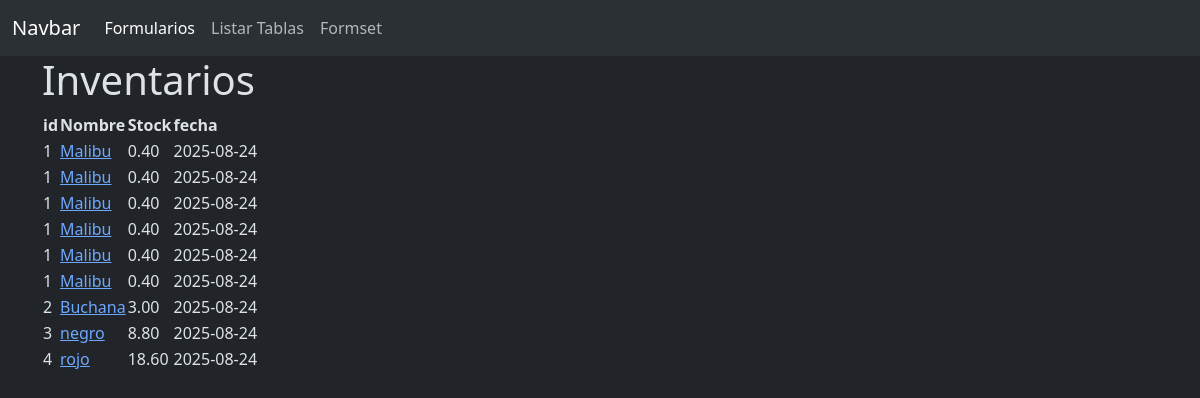
/Inventory/, run on an earlier commit of the app's database.
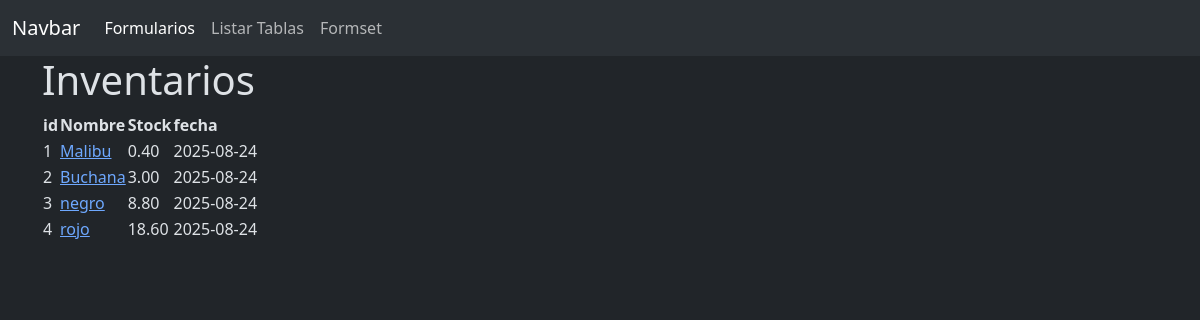
And on a later commit of the database.
### Inventory/models.py (models this page shows, shortened)
class InventoryProducto(models.Model):
    producto = models.ForeignKey(
        Producto, on_delete=models.RESTRICT, related_name='inventarios')
    inventario = models.ForeignKey(
        Inventory,
        on_delete=models.RESTRICT,
        related_name='productos',
    )
    stock = models.DecimalField(
        decimal_places=2, default=0, blank=True, max_digits=10)
    class Meta:
        unique_together = ('producto', 'inventario')

class Producto(models.Model):
    nombre = models.CharField(max_length=50)
    default_stock = models.DecimalField(
        decimal_places=0, max_digits=10, default=0)
    base = models.ForeignKey(
        'self',
        null=True,
        blank=True,
        on_delete=models.SET_NULL,
        related_name='variantes'
    )
    def __str__(self):
        return self.nombre

class Inventory(models.Model):
    fecha = models.OneToOneField(
        Fecha,
        on_delete=models.RESTRICT,
        related_name='inventario'
    )
    anterior = models.OneToOneField(
        'self', null=True, blank=True, on_delete=models.DO_NOTHING, related_name='+')
    siguiente = models.OneToOneField(
        'self', null=True, blank=True, on_delete=models.DO_NOTHING, related_name='+')

class Fecha(models.Model):
    fecha = models.DateField(
        unique=True,
        db_index=True
    )
    def __str__(self):
        return str(self.fecha)

### Inventory/views.py (the view)
# urls.py: path('', views.index, name='index'),
def index(request):
    inventario = Inventory.objects.get(fecha=Fecha.objects.latest('fecha'))
    productos = inventario.productos.select_related(
        'producto', 'inventario__fecha').all().order_by('producto_id')
    return render(
        request,
        'index.html',
        context={'inventario': inventario, 'productos': productos}
    )

### Inventory/templates/index.html
{% extends "base.html" %}
{% block content %}
<h1>Inventarios</h1>
<table>
        <thead>
            <tr>
                <th>id</th>
                <th>Nombre</th>
                <th>Stock</th>
                <th>fecha</th>
            </tr>
        </thead>
    <tbody>
        {% for inv in productos %}
        <tr>
            <td>{{ inv.producto_id }}</td>
            <td>
                <a href="{% url 'Inventory:detalle' inv.producto_id %}">
                    {{ inv.producto }}
                </a>
            </td>
            <td>{{ inv.stock }}</td>
            <td>{{ inv.inventario.fecha }}</td>
        </tr>
        {% endfor %}
    </tbody>
</table>
{% endblock %}

### templates/base.html (shortened to what this page needs)
<!DOCTYPE html>
<html lang="en" data-bs-theme="dark">
<head>
    <link href="https://cdn.jsdelivr.net/npm/bootstrap@5.3.7/dist/css/bootstrap.min.css" rel="stylesheet"
>
        </head>
<body>
    <nav class="navbar navbar-expand-lg bg-body-tertiary">
        <div class="container-fluid">
            <a class="navbar-brand" href="#">Navbar</a>
            <div class="collapse navbar-collapse" id="navbarNav">
                <ul class="navbar-nav">
                    <li class="nav-item">
                    <a class="nav-link active" aria-current="page" href="{% url "inicio" %}">Formularios</a>
                    </li>
                    <li class="nav-item">
                    <a class="nav-link" href="{% url "Inventory:listar_modelos" %}">Listar Tablas</a>
                    </li>
                    <li class="nav-item">
                    <a class="nav-link" href="{% url "Inventory:formset"%}">Formset</a>
                </ul>
            </div>
        </div>
    </nav>
    <div class="container">
        {% block content %}
        {% endblock content %}
    </div>
</body>
</html>

What changed in the data, as far as the page shows it:
removed InventoryProducto: producto_id "1", producto "Malibu", stock "0.40", inventario.fecha "2025-08-24"
removed InventoryProducto: producto_id "1", producto "Malibu", stock "0.40", inventario.fecha "2025-08-24"
removed InventoryProducto: producto_id "1", producto "Malibu", stock "0.40", inventario.fecha "2025-08-24"
removed InventoryProducto: producto_id "1", producto "Malibu", stock "0.40", inventario.fecha "2025-08-24"
removed InventoryProducto: producto_id "1", producto "Malibu", stock "0.40", inventario.fecha "2025-08-24"
